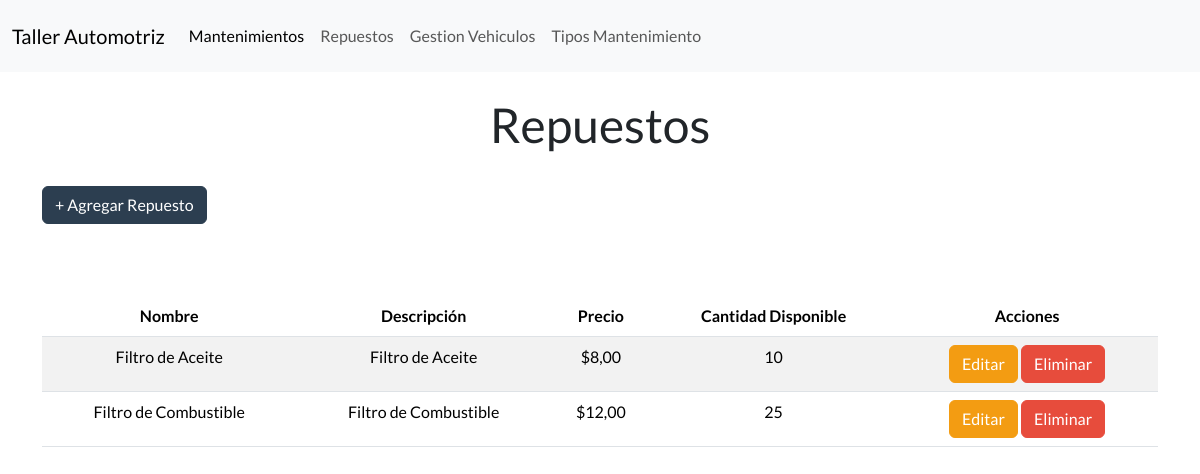
The app's page /repuestos/ with its own data.
### Aplicaciones/Taller/models.py (models this page shows, shortened)
class Repuesto(models.Model): # * Modelo para representar un repuesto
    id_repuesto = models.AutoField(primary_key=True) # ~ Campo de clave primaria autoincremental
    nombre_repuesto = models.CharField(max_length=100)
    descripcion = models.TextField()
    precio = models.DecimalField(max_digits=10, decimal_places=2)
    cantidad_disponible = models.PositiveIntegerField() # ~ tipo de dato para cantidades enteras positivas

### Aplicaciones/Taller/views.py (the view)
# urls.py: path('repuestos/', views.repuestos, name="repuestos"),  # * Mapas de la URL 'repuestos/' a la vista repuestos
def repuestos(request):
    repuestosdbb = Repuesto.objects.all()  # * Recibe todos los repuestos de la base de datos
    """
     * Render the list of repuestos.
    """
    return render(request, 'repuestos.html', {'repuestos': repuestosdbb})  # * Pasa los repuestos a la plantilla 'repuestos.html'

### Aplicaciones/Taller/templates/repuestos.html (shortened to what this page needs)
{% extends 'plantilla.html' %} {% load static %}
{% block content %}
    <div class="container">
        <h1 class="text-center mt-4">Repuestos</h1>
        <button type="button" class="btn btn-primary mt-4 mb-4" data-bs-toggle="modal" data-bs-target="#exampleModal">
            + Agregar Repuesto
        </button>
        <br>
        {% if repuestos %}
        <div class="table-responsive" mt-4>
            {% if repuestos %}
            <table class="table table-striped table-hover text-center mt-5" id="tabla-repuestos">
                <thead>
                    <tr>
                        <th>Nombre</th>
                        <th>Descripción</th>
                        <th>Precio</th>
                        <th>Cantidad Disponible</th>
                        <th>Acciones</th>
                    </tr>
                </thead>
                <tbody>
                    {% for repuesto in repuestos %}
                    <tr>
                        <td>{{ repuesto.nombre_repuesto }}</td>
                        <td>{{ repuesto.descripcion }}</td>
                        <td>${{ repuesto.precio }}</td>
                        <td>{{ repuesto.cantidad_disponible }}</td>
                        <td>
                            <a href="{% url 'editar_repuesto' repuesto.id_repuesto %}" class="btn btn-warning">Editar</a>
                            <a href="Javascript:void(0)" class="btn btn-danger" onclick="eliminarFila('{% url 'eliminar_repuesto' repuesto.id_repuesto %}', 'Repuestos')">Eliminar</a>
                        </td>
                    </tr>
                    {% endfor %}
                </tbody>
            </table>
            {% else %}
            <div class="alert alert-info text-center mt-4" role="alert">
                No hay repuestos disponibles en este momento.
            </div>
            {% endif %}
    {% else %}
        <div class="alert alert-warning text-center mt-4" role="alert">
            No se encontraron repuestos.
        </div>
    {% endif %}
{% endblock content %}

### records on screen
Repuesto: nombre_repuesto "Filtro de Aceite", descripcion "Filtro de Aceite", precio "8,00", cantidad_disponible "10"
Repuesto: nombre_repuesto "Filtro de Combustible", descripcion "Filtro de Combustible", precio "12,00", cantidad_disponible "25"
